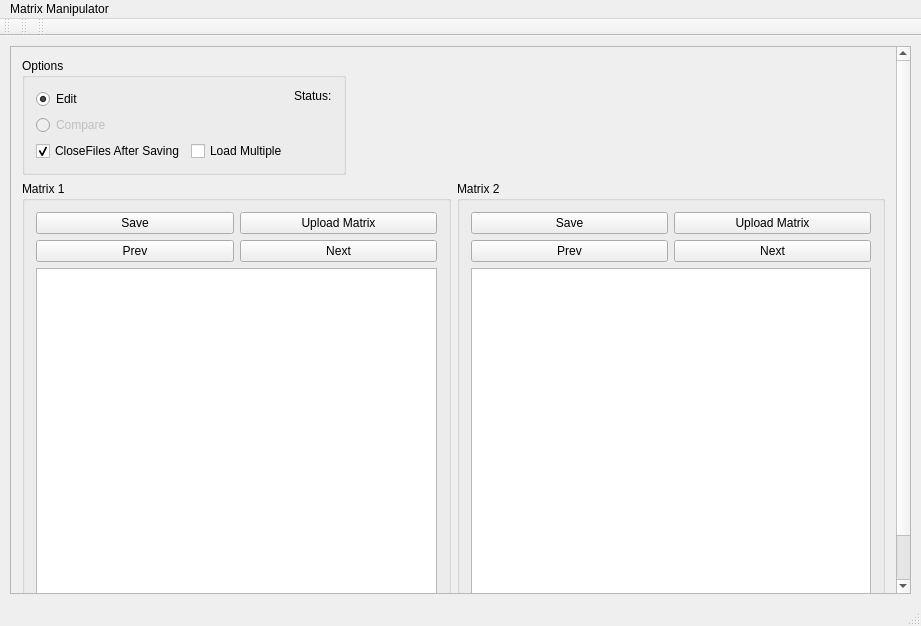
<?xml version="1.0" encoding="UTF-8"?>
<ui version="4.0">
 <class>MatrixWindow</class>
 <widget class="QMainWindow" name="MatrixWindow">
  <property name="windowModality">
   <enum>Qt::ApplicationModal</enum>
  </property>
  <property name="geometry">
   <rect>
    <x>0</x>
    <y>0</y>
    <width>921</width>
    <height>626</height>
   </rect>
  </property>
  <property name="mouseTracking">
   <bool>true</bool>
  </property>
  <property name="windowTitle">
   <string>MatrixWindow</string>
  </property>
  <widget class="QWidget" name="centralWidget">
   <property name="sizePolicy">
    <sizepolicy hsizetype="Expanding" vsizetype="Expanding">
     <horstretch>0</horstretch>
     <verstretch>0</verstretch>
    </sizepolicy>
   </property>
   <layout class="QGridLayout" name="gridLayout_5">
    <property name="sizeConstraint">
     <enum>QLayout::SetNoConstraint</enum>
    </property>
    <property name="leftMargin">
     <number>10</number>
    </property>
    <property name="topMargin">
     <number>10</number>
    </property>
    <property name="rightMargin">
     <number>10</number>
    </property>
    <property name="bottomMargin">
     <number>10</number>
    </property>
    <property name="spacing">
     <number>5</number>
    </property>
    <item row="0" column="0">
     <widget class="QScrollArea" name="scrollArea">
      <property name="widgetResizable">
       <bool>true</bool>
      </property>
      <widget class="QWidget" name="scrollAreaWidgetContents">
       <property name="geometry">
        <rect>
         <x>0</x>
         <y>0</y>
         <width>883</width>
         <height>591</height>
        </rect>
       </property>
       <layout class="QGridLayout" name="gridLayout_6">
        <item row="1" column="0">
         <widget class="QGroupBox" name="groupBox">
          <property name="title">
           <string>Matrix 1</string>
          </property>
          <layout class="QGridLayout" name="gridLayout_2">
           <item row="2" column="0" colspan="2">
            <widget class="QTableView" name="tableView">
             <property name="enabled">
              <bool>true</bool>
             </property>
             <property name="minimumSize">
              <size>
               <width>350</width>
               <height>350</height>
              </size>
             </property>
             <attribute name="horizontalHeaderCascadingSectionResizes">
              <bool>true</bool>
             </attribute>
             <attribute name="horizontalHeaderDefaultSectionSize">
              <number>100</number>
             </attribute>
             <attribute name="horizontalHeaderHighlightSections">
              <bool>false</bool>
             </attribute>
             <attribute name="horizontalHeaderMinimumSectionSize">
              <number>75</number>
             </attribute>
             <attribute name="verticalHeaderCascadingSectionResizes">
              <bool>true</bool>
             </attribute>
             <attribute name="verticalHeaderDefaultSectionSize">
              <number>50</number>
             </attribute>
             <attribute name="verticalHeaderMinimumSectionSize">
              <number>25</number>
             </attribute>
            </widget>
           </item>
           <item row="0" column="0">
            <widget class="QPushButton" name="saveChanges">
             <property name="text">
              <string>Save</string>
             </property>
            </widget>
           </item>
           <item row="0" column="1">
            <widget class="QPushButton" name="upload">
             <property name="text">
              <string>Upload Matrix</string>
             </property>
            </widget>
           </item>
           <item row="1" column="0">
            <widget class="QPushButton" name="prev">
             <property name="text">
              <string>Prev</string>
             </property>
            </widget>
           </item>
           <item row="1" column="1">
            <widget class="QPushButton" name="next">
             <property name="text">
              <string>Next</string>
             </property>
            </widget>
           </item>
          </layout>
         </widget>
        </item>
        <item row="1" column="1">
         <widget class="QGroupBox" name="groupBox_2">
          <property name="title">
           <string>Matrix 2</string>
          </property>
          <layout class="QGridLayout" name="gridLayout_3">
           <item row="0" column="1">
            <widget class="QPushButton" name="upload_2">
             <property name="text">
              <string>Upload Matrix</string>
             </property>
            </widget>
           </item>
           <item row="0" column="0">
            <widget class="QPushButton" name="saveChanges_2">
             <property name="text">
              <string>Save</string>
             </property>
            </widget>
           </item>
           <item row="2" column="0" colspan="2">
            <widget class="QTableView" name="tableView_2">
             <property name="enabled">
              <bool>true</bool>
             </property>
             <property name="minimumSize">
              <size>
               <width>350</width>
               <height>350</height>
              </size>
             </property>
             <attribute name="horizontalHeaderDefaultSectionSize">
              <number>100</number>
             </attribute>
             <attribute name="horizontalHeaderMinimumSectionSize">
              <number>75</number>
             </attribute>
             <attribute name="verticalHeaderDefaultSectionSize">
              <number>50</number>
             </attribute>
             <attribute name="verticalHeaderMinimumSectionSize">
              <number>25</number>
             </attribute>
            </widget>
           </item>
           <item row="1" column="1">
            <widget class="QPushButton" name="next_2">
             <property name="text">
              <string>Next</string>
             </property>
            </widget>
           </item>
           <item row="1" column="0">
            <widget class="QPushButton" name="prev_2">
             <property name="text">
              <string>Prev</string>
             </property>
            </widget>
           </item>
          </layout>
         </widget>
        </item>
        <item row="0" column="0" colspan="2">
         <widget class="QGroupBox" name="groupBox_3">
          <property name="sizePolicy">
           <sizepolicy hsizetype="Fixed" vsizetype="Fixed">
            <horstretch>0</horstretch>
            <verstretch>0</verstretch>
           </sizepolicy>
          </property>
          <property name="title">
           <string>Options</string>
          </property>
          <layout class="QGridLayout" name="gridLayout">
           <item row="2" column="0">
            <widget class="QRadioButton" name="compareRadioButton">
             <property name="enabled">
              <bool>false</bool>
             </property>
             <property name="text">
              <string>Compare</string>
             </property>
            </widget>
           </item>
           <item row="0" column="0" rowspan="2">
            <widget class="QRadioButton" name="editRadio">
             <property name="text">
              <string>Edit</string>
             </property>
             <property name="checked">
              <bool>true</bool>
             </property>
            </widget>
           </item>
           <item row="2" column="3">
            <widget class="QLabel" name="notifier">
             <property name="sizePolicy">
              <sizepolicy hsizetype="Preferred" vsizetype="Preferred">
               <horstretch>0</horstretch>
               <verstretch>0</verstretch>
              </sizepolicy>
             </property>
             <property name="text">
              <string/>
             </property>
            </widget>
           </item>
           <item row="3" column="2">
            <widget class="QCheckBox" name="loadMultiple">
             <property name="text">
              <string>Load Multiple</string>
             </property>
            </widget>
           </item>
           <item row="3" column="0">
            <widget class="QCheckBox" name="closeFileOnSave">
             <property name="text">
              <string>CloseFiles After Saving</string>
             </property>
             <property name="checked">
              <bool>true</bool>
             </property>
            </widget>
           </item>
           <item row="0" column="3">
            <widget class="QLabel" name="label">
             <property name="text">
              <string>Status:</string>
             </property>
            </widget>
           </item>
          </layout>
         </widget>
        </item>
       </layout>
      </widget>
     </widget>
    </item>
   </layout>
  </widget>
  <widget class="QMenuBar" name="menuBar">
   <property name="geometry">
    <rect>
     <x>0</x>
     <y>0</y>
     <width>921</width>
     <height>25</height>
    </rect>
   </property>
   <widget class="QMenu" name="menuMatrix_Manipulator">
    <property name="title">
     <string>Matrix Manipulator</string>
    </property>
    <addaction name="separator"/>
   </widget>
   <addaction name="menuMatrix_Manipulator"/>
  </widget>
  <widget class="QToolBar" name="mainToolBar">
   <attribute name="toolBarArea">
    <enum>TopToolBarArea</enum>
   </attribute>
   <attribute name="toolBarBreak">
    <bool>false</bool>
   </attribute>
  </widget>
  <widget class="QStatusBar" name="statusBar"/>
  <widget class="QToolBar" name="toolBar">
   <property name="windowTitle">
    <string>toolBar</string>
   </property>
   <attribute name="toolBarArea">
    <enum>TopToolBarArea</enum>
   </attribute>
   <attribute name="toolBarBreak">
    <bool>false</bool>
   </attribute>
  </widget>
  <widget class="QToolBar" name="toolBar_2">
   <property name="windowTitle">
    <string>toolBar_2</string>
   </property>
   <attribute name="toolBarArea">
    <enum>TopToolBarArea</enum>
   </attribute>
   <attribute name="toolBarBreak">
    <bool>false</bool>
   </attribute>
  </widget>
 </widget>
 <layoutdefault spacing="6" margin="11"/>
 <resources/>
 <connections/>
</ui>
